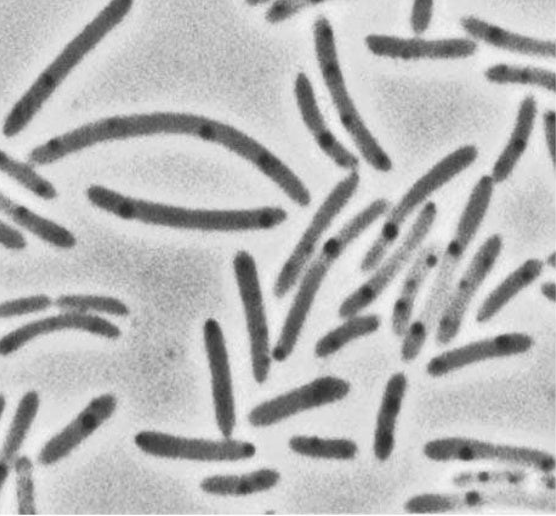
#> input picture Python_expose/bacterizz.png, 556 x 516 px
$ jupyter execute scipy_ndimage_bluez.ipynb
#> lines starting #> are read from the running program, lines starting #| are printed output that depends on the picture; after the words box and inside, x2 and y2 are one past the last pixel; in counts of white or black regions, pixels touching at a corner belong together
[cell 1]
import numpy as np
import matplotlib.pyplot as plt
from scipy import ndimage
# importer l'image avec pyplot
image = plt.imread('bacterizz.png')
#> image is the input picture: shape (516, 556, 4) float32; mean R, G, B, A 0.716, 0.716, 0.716, 1
image = image[:,:,0] # réduire l'image en 2D
#> image: shape (516, 556) float32
plt.imshow(image, cmap='gray') # afficher l'image
image.shape
#> Out = (516, 556)

[cell 2]
# copy de l'image, puis création d'un histogramme
image_2 = np.copy(image)
plt.hist(image_2.ravel(), bins=255)
plt.show()
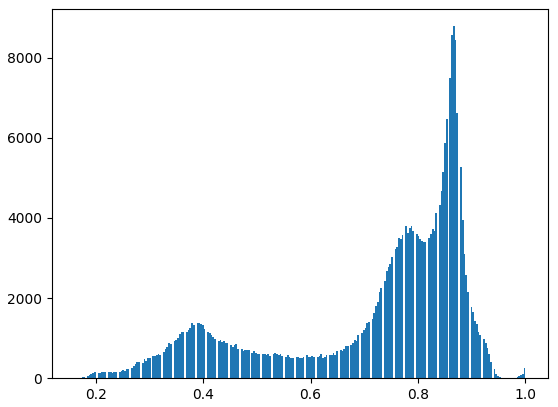
#> figure drawn by matplotlib, 1 panel; tallest bar 8784 high, from x = 0.865 to 0.868

[cell 3]
# boolean indexing: création d'une image binaire
image= image<0.6
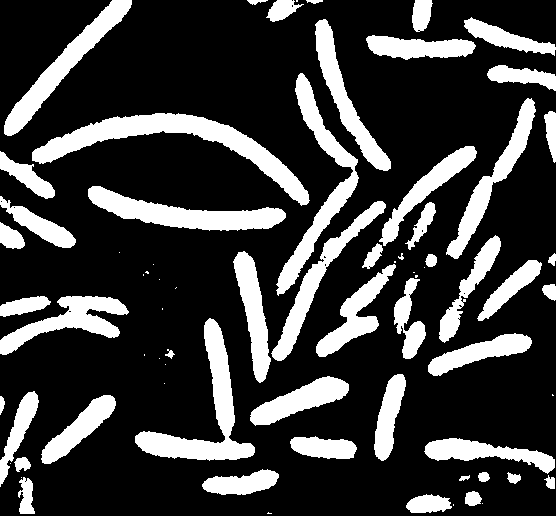
#> image: shape (516, 556) bool; 23.6% white; 73 white regions (22 under 20 px), largest, box (x1, y1, x2, y2) and area: (32, 113, 310, 206) 5742, (135, 318, 255, 461) 4292, (88, 186, 286, 231) 3819
plt.title("Image binaire")
plt.imshow(image)

[cell 4]
open_image = ndimage.binary_opening(image)
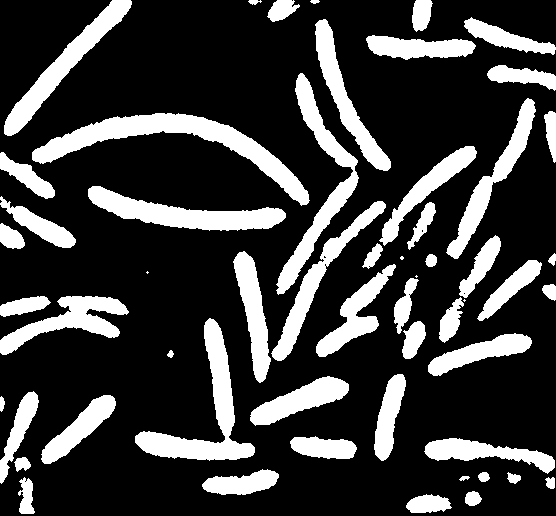
#> open_image: shape (516, 556) bool; 23.4% white; 56 white regions (4 under 20 px), largest, box (x1, y1, x2, y2) and area: (32, 113, 310, 206) 5729, (135, 318, 255, 461) 4290, (88, 186, 286, 231) 3819
plt.title("Image binariser")
plt.imshow(open_image)

[cell 5]
# Segmentation de l'image: label_image contient les différents labels et n_labels est le nombre de labels
label_image, n_labels = ndimage.label(open_image)
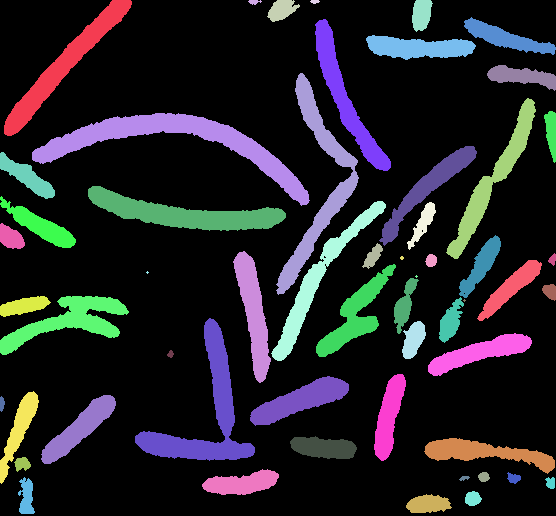
#> label_image: shape (516, 556) int32; 57 distinct labels, from 0 to 56; one colour per label, 0 black
#> n_labels = 56
print(f'il y a {n_labels} groupes')
#| il y a 56 groupes
plt.title("Imafe etiqueter")
plt.imshow(label_image)

[cell 6]
label_image, num_labels = ndimage.label(open_image)
#> num_labels = 56

plt.figure(figsize=(10,6))
plt.imshow(open_image, cmap='gray')
plt.title(f"{num_labels} cellules détectées")

centers = ndimage.center_of_mass(open_image, labels=label_image, index=range(1, num_labels+1))
#> centers = 56 pairs, first value 1.21 to 503.8, second value 1.58 to 552.2

for i, (y, x) in enumerate(centers):
    plt.text(x, y, str(i+1), color='red', fontsize=12, ha='center', va='center')
#> this loop made 56 passes
#> (y, x) on passes 1 to 12: (65.05, 64.05), (1.52, 253.8), (9.52, 281.4), (1.21, 314.4), (14.04, 421.1), (37.6, 505.8), (97.41, 345.4), (47.22, 418.5), (75.96, 521.4), (183.8, 317.5), (179.5, 493), (132.2, 551)

plt.show()

[cell 7]
objet = (label_image == 10)
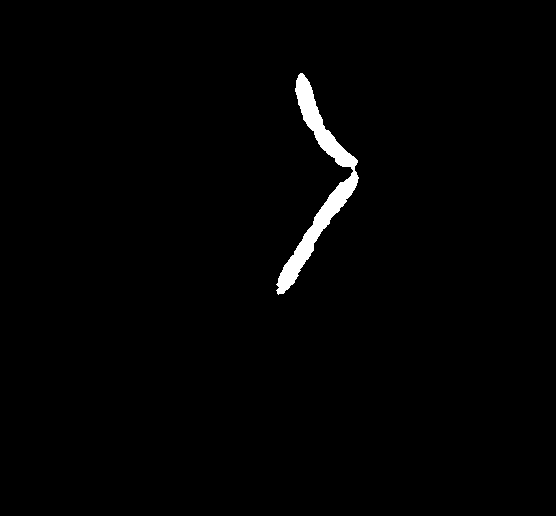
#> objet: shape (516, 556) bool; 1.3% white; 1 white region, box (x1, y1, x2, y2) and area: (276, 73, 359, 295) 3709
plt.title("exemple")
plt.imshow(objet)

[cell 8]
sizes = ndimage.sum(open_image, label_image, index=range(1, n_labels+1))  # somme des pixels True
#> sizes = 56 values, max 5729 at index 12, min 5 at index 28, mean 1200.9
sizes = np.array(sizes, dtype=int)

print("Tailles des groupes (pixels):")
print(sizes)
#| [3315   44  452   29  511 1306 2703 1843  967 3709 2743  415 5729 2063
#|   961 3819 1268 2739  487  442  977  254 2317   62  119   12 1218 2182
#|     5    5  609  172  657 2803  611    5 4290  591 1848   36 1499 2182
#|  1196 1821   59 1146 2020  169 1274   91  106   35  416   92  191  638]
print(f"Taille min: {sizes.min()}, max: {sizes.max()}, médiane: {np.median(sizes)}")
#| Taille min: 5, max: 5729, médiane: 647.5

[cell 9]
plt.scatter(range(n_labels), sizes)
plt.xlabel('bactérie ID')
plt.ylabel('taille relative')
plt.show()
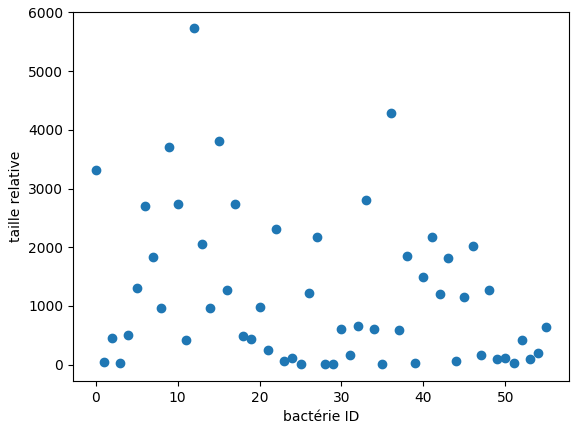
#> figure drawn by matplotlib, 1 panel
